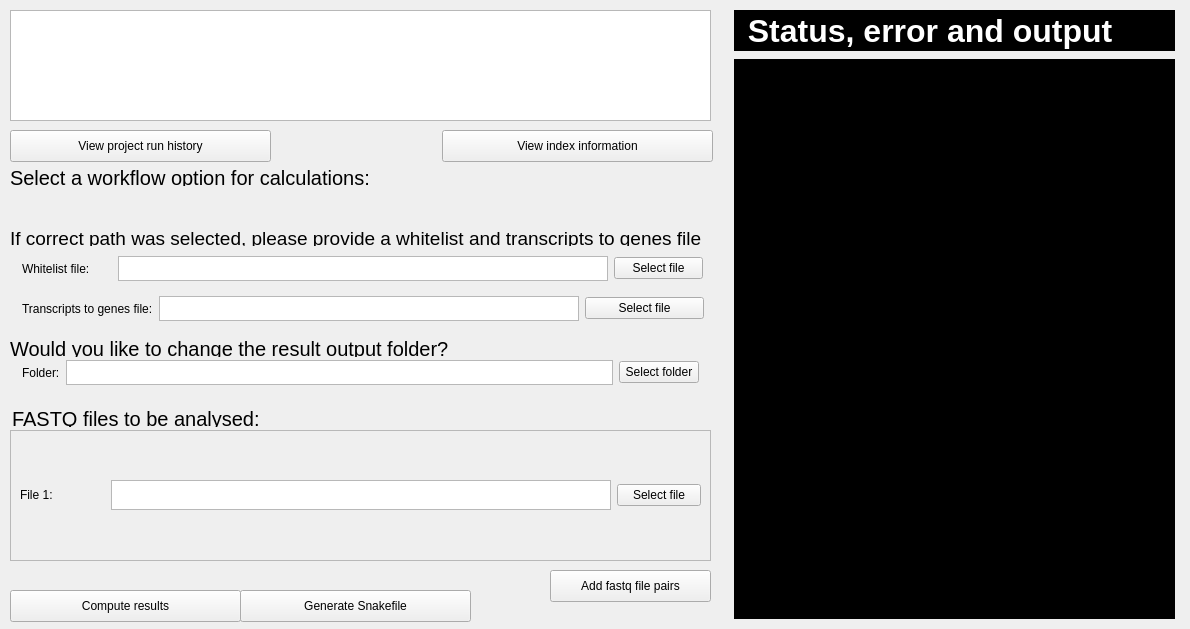
<?xml version="1.0" encoding="UTF-8"?>
<ui version="4.0">
 <class>computeResults</class>
 <widget class="QWidget" name="computeResults">
  <property name="geometry">
   <rect>
    <x>0</x>
    <y>0</y>
    <width>1190</width>
    <height>629</height>
   </rect>
  </property>
  <property name="minimumSize">
   <size>
    <width>1190</width>
    <height>600</height>
   </size>
  </property>
  <property name="maximumSize">
   <size>
    <width>1190</width>
    <height>650</height>
   </size>
  </property>
  <property name="windowTitle">
   <string>Form</string>
  </property>
  <widget class="QLabel" name="label">
   <property name="geometry">
    <rect>
     <x>10</x>
     <y>340</y>
     <width>691</width>
     <height>17</height>
    </rect>
   </property>
   <property name="font">
    <font>
     <pointsize>15</pointsize>
    </font>
   </property>
   <property name="text">
    <string>Would you like to change the result output folder?</string>
   </property>
  </widget>
  <widget class="QLabel" name="label_3">
   <property name="geometry">
    <rect>
     <x>12</x>
     <y>410</y>
     <width>701</width>
     <height>17</height>
    </rect>
   </property>
   <property name="font">
    <font>
     <pointsize>15</pointsize>
    </font>
   </property>
   <property name="text">
    <string>FASTQ files to be analysed:</string>
   </property>
  </widget>
  <widget class="QPushButton" name="addFilePair">
   <property name="geometry">
    <rect>
     <x>550</x>
     <y>570</y>
     <width>161</width>
     <height>32</height>
    </rect>
   </property>
   <property name="text">
    <string>Add fastq file pairs</string>
   </property>
  </widget>
  <widget class="QWidget" name="layoutWidget">
   <property name="geometry">
    <rect>
     <x>10</x>
     <y>360</y>
     <width>701</width>
     <height>41</height>
    </rect>
   </property>
   <layout class="QHBoxLayout" name="horizontalLayout">
    <property name="sizeConstraint">
     <enum>QLayout::SetMaximumSize</enum>
    </property>
    <property name="leftMargin">
     <number>12</number>
    </property>
    <property name="rightMargin">
     <number>12</number>
    </property>
    <item>
     <widget class="QLabel" name="label_2">
      <property name="maximumSize">
       <size>
        <width>16777215</width>
        <height>25</height>
       </size>
      </property>
      <property name="styleSheet">
       <string notr="true"/>
      </property>
      <property name="text">
       <string>Folder:</string>
      </property>
     </widget>
    </item>
    <item>
     <widget class="QTextEdit" name="outputFolderField">
      <property name="maximumSize">
       <size>
        <width>750</width>
        <height>25</height>
       </size>
      </property>
     </widget>
    </item>
    <item>
     <widget class="QPushButton" name="resultFolderButton">
      <property name="text">
       <string>Select folder</string>
      </property>
     </widget>
    </item>
   </layout>
  </widget>
  <widget class="QPushButton" name="result_button">
   <property name="geometry">
    <rect>
     <x>10</x>
     <y>590</y>
     <width>231</width>
     <height>32</height>
    </rect>
   </property>
   <property name="text">
    <string>Compute results</string>
   </property>
  </widget>
  <widget class="QTextEdit" name="statusField">
   <property name="enabled">
    <bool>true</bool>
   </property>
   <property name="geometry">
    <rect>
     <x>734</x>
     <y>59</y>
     <width>441</width>
     <height>560</height>
    </rect>
   </property>
   <property name="maximumSize">
    <size>
     <width>450</width>
     <height>560</height>
    </size>
   </property>
   <property name="font">
    <font>
     <family>.SF NS Text</family>
     <pointsize>12</pointsize>
    </font>
   </property>
   <property name="styleSheet">
    <string notr="true">background-color:black;
color:white;</string>
   </property>
   <property name="verticalScrollBarPolicy">
    <enum>Qt::ScrollBarAsNeeded</enum>
   </property>
   <property name="horizontalScrollBarPolicy">
    <enum>Qt::ScrollBarAsNeeded</enum>
   </property>
   <property name="readOnly">
    <bool>false</bool>
   </property>
   <property name="html">
    <string>&lt;!DOCTYPE HTML PUBLIC &quot;-//W3C//DTD HTML 4.0//EN&quot; &quot;http://www.w3.org/TR/REC-html40/strict.dtd&quot;&gt;
&lt;html&gt;&lt;head&gt;&lt;meta name=&quot;qrichtext&quot; content=&quot;1&quot; /&gt;&lt;style type=&quot;text/css&quot;&gt;
p, li { white-space: pre-wrap; }
&lt;/style&gt;&lt;/head&gt;&lt;body style=&quot; font-family:'.SF NS Text'; font-size:12pt; font-weight:400; font-style:normal;&quot;&gt;
&lt;p style=&quot; margin-top:12px; margin-bottom:12px; margin-left:0px; margin-right:0px; -qt-block-indent:0; text-indent:0px;&quot;&gt;&lt;br /&gt;&lt;/p&gt;&lt;/body&gt;&lt;/html&gt;</string>
   </property>
   <property name="acceptRichText">
    <bool>false</bool>
   </property>
  </widget>
  <widget class="QTextEdit" name="textEdit_2">
   <property name="enabled">
    <bool>false</bool>
   </property>
   <property name="geometry">
    <rect>
     <x>734</x>
     <y>10</y>
     <width>441</width>
     <height>41</height>
    </rect>
   </property>
   <property name="maximumSize">
    <size>
     <width>450</width>
     <height>16777215</height>
    </size>
   </property>
   <property name="font">
    <font>
     <pointsize>16</pointsize>
    </font>
   </property>
   <property name="styleSheet">
    <string notr="true">color: white;
background-color:black;
</string>
   </property>
   <property name="verticalScrollBarPolicy">
    <enum>Qt::ScrollBarAlwaysOff</enum>
   </property>
   <property name="html">
    <string>&lt;!DOCTYPE HTML PUBLIC &quot;-//W3C//DTD HTML 4.0//EN&quot; &quot;http://www.w3.org/TR/REC-html40/strict.dtd&quot;&gt;
&lt;html&gt;&lt;head&gt;&lt;meta name=&quot;qrichtext&quot; content=&quot;1&quot; /&gt;&lt;style type=&quot;text/css&quot;&gt;
p, li { white-space: pre-wrap; }
&lt;/style&gt;&lt;/head&gt;&lt;body style=&quot; font-family:'.SF NS Text'; font-size:16pt; font-weight:400; font-style:normal;&quot;&gt;
&lt;h2 style=&quot; margin-top:14px; margin-bottom:12px; margin-left:0px; margin-right:0px; -qt-block-indent:0; text-indent:0px;&quot;&gt;&lt;span style=&quot; font-size:13pt; font-weight:600;&quot;&gt; Status, error and output messages &lt;/span&gt;&lt;/h2&gt;
&lt;p style=&quot;-qt-paragraph-type:empty; margin-top:0px; margin-bottom:0px; margin-left:0px; margin-right:0px; -qt-block-indent:0; text-indent:0px; font-size:13pt;&quot;&gt;&lt;br /&gt;&lt;/p&gt;&lt;/body&gt;&lt;/html&gt;</string>
   </property>
  </widget>
  <widget class="QScrollArea" name="scrollArea">
   <property name="geometry">
    <rect>
     <x>10</x>
     <y>430</y>
     <width>701</width>
     <height>131</height>
    </rect>
   </property>
   <property name="widgetResizable">
    <bool>true</bool>
   </property>
   <widget class="QWidget" name="scrollAreaWidgetContents_2">
    <property name="geometry">
     <rect>
      <x>0</x>
      <y>0</y>
      <width>699</width>
      <height>129</height>
     </rect>
    </property>
    <layout class="QGridLayout" name="gridLayout">
     <item row="0" column="1">
      <widget class="QTextEdit" name="textEdit_4">
       <property name="enabled">
        <bool>true</bool>
       </property>
       <property name="sizePolicy">
        <sizepolicy hsizetype="Preferred" vsizetype="Preferred">
         <horstretch>0</horstretch>
         <verstretch>0</verstretch>
        </sizepolicy>
       </property>
       <property name="minimumSize">
        <size>
         <width>500</width>
         <height>30</height>
        </size>
       </property>
       <property name="maximumSize">
        <size>
         <width>550</width>
         <height>30</height>
        </size>
       </property>
       <property name="styleSheet">
        <string notr="true"/>
       </property>
      </widget>
     </item>
     <item row="0" column="0">
      <widget class="QLabel" name="label_8">
       <property name="text">
        <string>File 1:</string>
       </property>
      </widget>
     </item>
     <item row="0" column="2">
      <widget class="QPushButton" name="pushButton_3">
       <property name="text">
        <string>Select file</string>
       </property>
      </widget>
     </item>
    </layout>
   </widget>
  </widget>
  <widget class="QTextEdit" name="projectOverview">
   <property name="geometry">
    <rect>
     <x>10</x>
     <y>10</y>
     <width>701</width>
     <height>111</height>
    </rect>
   </property>
  </widget>
  <widget class="QPushButton" name="view_project_history">
   <property name="geometry">
    <rect>
     <x>10</x>
     <y>130</y>
     <width>261</width>
     <height>32</height>
    </rect>
   </property>
   <property name="text">
    <string>View project run history</string>
   </property>
   <attribute name="buttonGroup">
    <string notr="true">view_button_group</string>
   </attribute>
  </widget>
  <widget class="QPushButton" name="view_index_information">
   <property name="geometry">
    <rect>
     <x>442</x>
     <y>130</y>
     <width>271</width>
     <height>32</height>
    </rect>
   </property>
   <property name="text">
    <string>View index information</string>
   </property>
   <attribute name="buttonGroup">
    <string notr="true">view_button_group</string>
   </attribute>
  </widget>
  <widget class="QLabel" name="label_4">
   <property name="geometry">
    <rect>
     <x>10</x>
     <y>170</y>
     <width>681</width>
     <height>16</height>
    </rect>
   </property>
   <property name="font">
    <font>
     <pointsize>15</pointsize>
    </font>
   </property>
   <property name="text">
    <string>Select a workflow option for calculations:</string>
   </property>
  </widget>
  <widget class="QLabel" name="label_5">
   <property name="geometry">
    <rect>
     <x>10</x>
     <y>230</y>
     <width>691</width>
     <height>16</height>
    </rect>
   </property>
   <property name="font">
    <font>
     <pointsize>14</pointsize>
    </font>
   </property>
   <property name="text">
    <string>If correct path was selected, please provide a whitelist and transcripts to genes file:</string>
   </property>
  </widget>
  <widget class="QWidget" name="layoutWidget_2">
   <property name="geometry">
    <rect>
     <x>10</x>
     <y>290</y>
     <width>706</width>
     <height>37</height>
    </rect>
   </property>
   <layout class="QHBoxLayout" name="horizontalLayout_3">
    <property name="sizeConstraint">
     <enum>QLayout::SetMinimumSize</enum>
    </property>
    <property name="leftMargin">
     <number>12</number>
    </property>
    <property name="rightMargin">
     <number>12</number>
    </property>
    <item>
     <widget class="QLabel" name="label_7">
      <property name="text">
       <string>Transcripts to genes file:</string>
      </property>
     </widget>
    </item>
    <item>
     <widget class="QTextEdit" name="transcripts_to_genes_field">
      <property name="minimumSize">
       <size>
        <width>420</width>
        <height>25</height>
       </size>
      </property>
      <property name="maximumSize">
       <size>
        <width>420</width>
        <height>25</height>
       </size>
      </property>
     </widget>
    </item>
    <item>
     <widget class="QPushButton" name="transcripts_button">
      <property name="text">
       <string>Select file</string>
      </property>
      <attribute name="buttonGroup">
       <string notr="true">file_select_button_group</string>
      </attribute>
     </widget>
    </item>
   </layout>
  </widget>
  <widget class="QWidget" name="layoutWidget">
   <property name="geometry">
    <rect>
     <x>10</x>
     <y>250</y>
     <width>705</width>
     <height>37</height>
    </rect>
   </property>
   <layout class="QHBoxLayout" name="horizontalLayout_2">
    <property name="sizeConstraint">
     <enum>QLayout::SetMinimumSize</enum>
    </property>
    <property name="leftMargin">
     <number>12</number>
    </property>
    <property name="rightMargin">
     <number>12</number>
    </property>
    <item>
     <widget class="QLabel" name="label_6">
      <property name="text">
       <string>Whitelist file:</string>
      </property>
     </widget>
    </item>
    <item>
     <widget class="QTextEdit" name="whitelistField">
      <property name="minimumSize">
       <size>
        <width>490</width>
        <height>25</height>
       </size>
      </property>
      <property name="maximumSize">
       <size>
        <width>490</width>
        <height>25</height>
       </size>
      </property>
     </widget>
    </item>
    <item>
     <widget class="QPushButton" name="whitelist_button">
      <property name="text">
       <string>Select file</string>
      </property>
      <attribute name="buttonGroup">
       <string notr="true">file_select_button_group</string>
      </attribute>
     </widget>
    </item>
   </layout>
  </widget>
  <widget class="QWidget" name="gridLayoutWidget">
   <property name="geometry">
    <rect>
     <x>10</x>
     <y>190</y>
     <width>391</width>
     <height>31</height>
    </rect>
   </property>
   <layout class="QGridLayout" name="workflow_grid"/>
  </widget>
  <widget class="QPushButton" name="snakemake_button">
   <property name="geometry">
    <rect>
     <x>240</x>
     <y>590</y>
     <width>231</width>
     <height>32</height>
    </rect>
   </property>
   <property name="text">
    <string>Generate Snakefile</string>
   </property>
  </widget>
 </widget>
 <resources/>
 <connections/>
 <buttongroups>
  <buttongroup name="view_button_group"/>
  <buttongroup name="file_select_button_group"/>
 </buttongroups>
</ui>
